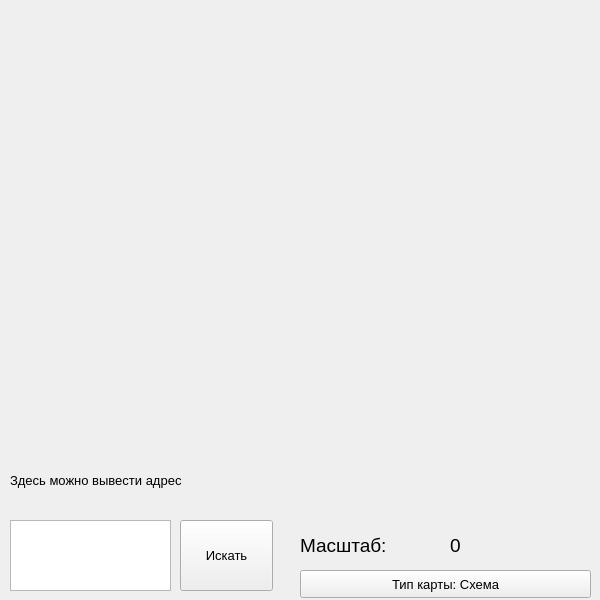
<?xml version="1.0" encoding="UTF-8"?>
<ui version="4.0">
 <class>MainWindow</class>
 <widget class="QMainWindow" name="MainWindow">
  <property name="geometry">
   <rect>
    <x>0</x>
    <y>0</y>
    <width>600</width>
    <height>600</height>
   </rect>
  </property>
  <property name="windowTitle">
   <string>MainWindow</string>
  </property>
  <widget class="QWidget" name="centralwidget">
   <widget class="QLabel" name="label">
    <property name="geometry">
     <rect>
      <x>10</x>
      <y>10</y>
      <width>580</width>
      <height>431</height>
     </rect>
    </property>
    <property name="text">
     <string/>
    </property>
   </widget>
   <widget class="QLabel" name="label_2">
    <property name="geometry">
     <rect>
      <x>300</x>
      <y>530</y>
      <width>141</width>
      <height>31</height>
     </rect>
    </property>
    <property name="font">
     <font>
      <pointsize>14</pointsize>
     </font>
    </property>
    <property name="text">
     <string>Масштаб:</string>
    </property>
   </widget>
   <widget class="QLabel" name="label_3">
    <property name="geometry">
     <rect>
      <x>450</x>
      <y>530</y>
      <width>141</width>
      <height>31</height>
     </rect>
    </property>
    <property name="font">
     <font>
      <pointsize>14</pointsize>
     </font>
    </property>
    <property name="text">
     <string>0</string>
    </property>
   </widget>
   <widget class="QPushButton" name="pushButton">
    <property name="geometry">
     <rect>
      <x>300</x>
      <y>570</y>
      <width>291</width>
      <height>28</height>
     </rect>
    </property>
    <property name="font">
     <font>
      <pointsize>10</pointsize>
     </font>
    </property>
    <property name="text">
     <string>Тип карты: Схема</string>
    </property>
   </widget>
   <widget class="QTextEdit" name="textEdit">
    <property name="geometry">
     <rect>
      <x>10</x>
      <y>520</y>
      <width>161</width>
      <height>71</height>
     </rect>
    </property>
   </widget>
   <widget class="QPushButton" name="pushButton_2">
    <property name="geometry">
     <rect>
      <x>180</x>
      <y>520</y>
      <width>93</width>
      <height>71</height>
     </rect>
    </property>
    <property name="font">
     <font>
      <pointsize>10</pointsize>
     </font>
    </property>
    <property name="text">
     <string>Искать</string>
    </property>
   </widget>
   <widget class="QLabel" name="label_4">
    <property name="geometry">
     <rect>
      <x>10</x>
      <y>450</y>
      <width>581</width>
      <height>61</height>
     </rect>
    </property>
    <property name="font">
     <font>
      <pointsize>10</pointsize>
     </font>
    </property>
    <property name="text">
     <string>Здесь можно вывести адрес</string>
    </property>
   </widget>
  </widget>
 </widget>
 <resources/>
 <connections/>
</ui>
